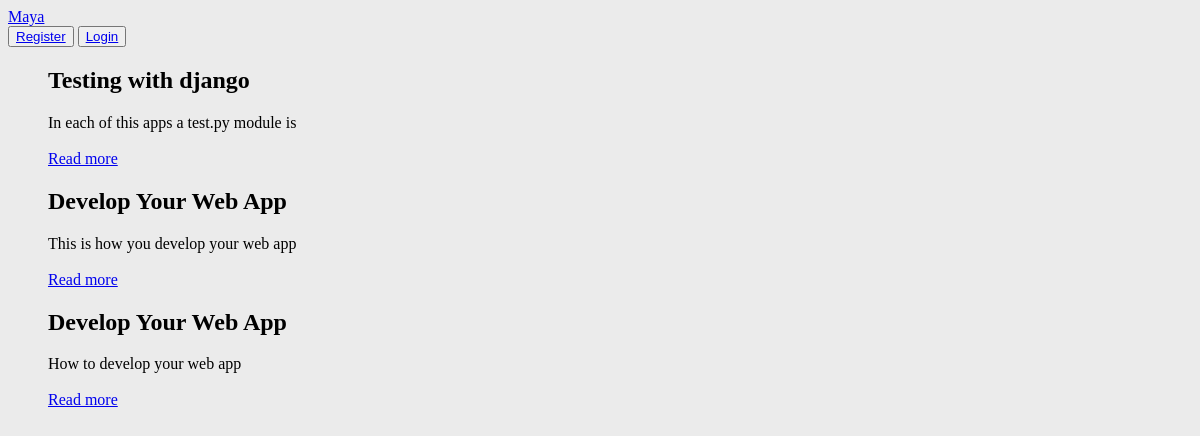
The page / on the database its author committed.
### blog/models.py (models this page shows, shortened)
class Post(models.Model):
    title = models.CharField(max_length=255)
    title_tag = models.CharField(max_length=200, default='wooha')
    author = models.ForeignKey(User, on_delete=models.CASCADE)
    body = models.TextField()
    post_date = models.DateField(auto_now_add=True)
    category = models.CharField(max_length=200)

### blog/views.py (the view)
# urls.py: path('',HomeView.as_view(), name='home'),
class HomeView(ListView):
    model = Post
    template_name= 'blog/home.html'
    ordering = ['-id']

### templates/blog/home.html (shortened to what this page needs)
{% extends 'layout.html' %}
{% load static %}
{% block body %}
<section>
      <ul class="posts">
        {% for post in object_list %}
        <h2>{{post.title}}</h2>
        <li>
            {{ post.body|slice:":40"|safe }}
            <br>
            <br>
            <a href="{% url 'article_details' post.pk %}">Read more</a>
        </li>
        {% endfor %}
    </ul>
</section>
{% endblock %}

### staticfiles/blog/style.css (style rules this page uses)
body { width :100%; height : 100vh; background-color: #ebebeb; }
section ul li { list-style: none; }

### rows shown on the page
Post: title "Testing with django", body "In each of this apps a test.py module is"
Post: title "Develop Your Web App", body "This is how you develop your web app"
Post: title "Develop Your Web App", body "How to develop your web app"
